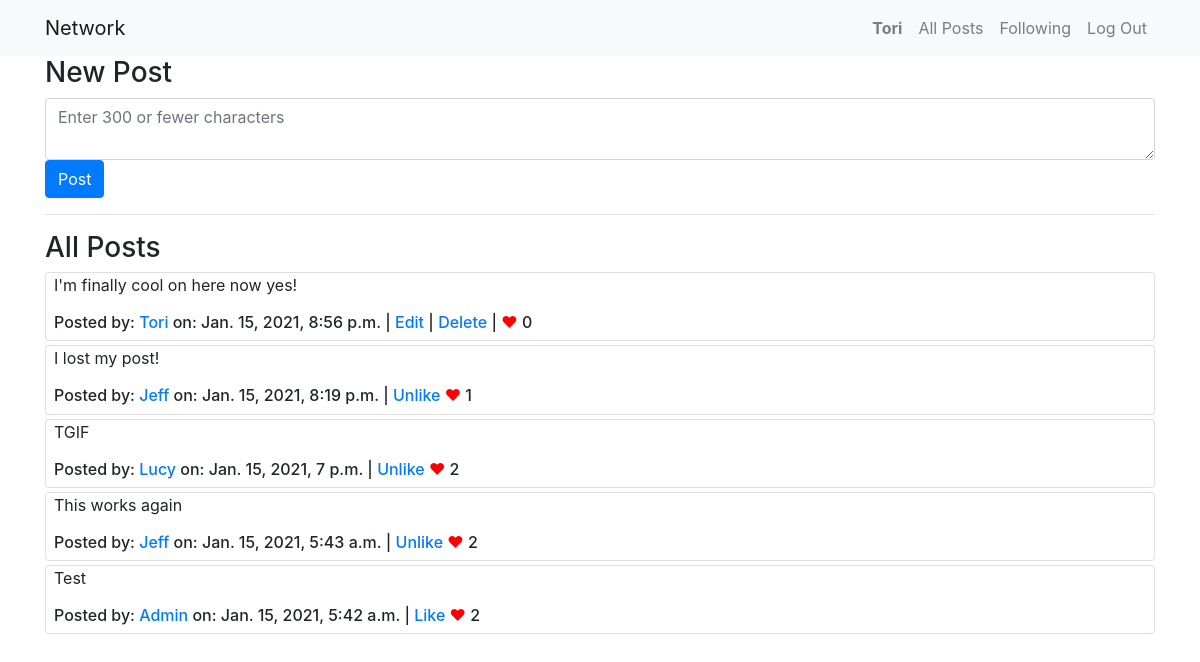
Page / (signed in) on the committed database.
### network/models.py (models this page shows)
class User(AbstractUser):
    pass

class Post(models.Model):
    owner = models.CharField(max_length=50)
    content = models.CharField(max_length=300)
    created_date = models.DateTimeField(auto_now_add=True)
    liked = models.ManyToManyField('User', default=None, blank=True, related_name='likes')

### network/views.py (the view)
# urls.py: path("", views.index, name="index"),
def index(request):
    return render(request, "network/index.html", {
        "allPosts": Post.objects.order_by('-created_date')
    })

### network/templates/network/index.html (shortened to what this page needs)
{% extends "network/layout.html" %}
{% block body %}
    <div class="container">
    {% if user.is_authenticated %}
        <h3>New Post</h3>
        <form action="{% url 'new_post' %}" method="post">
            <textarea name="new-post" id="new-post" cols="30" rows="2" class="form-control" placeholder="Enter 300 or fewer characters"></textarea>
            <input type="submit" value="Post" class="btn btn-primary">
        </form>
        <hr>
    {% endif %}
        <h3>All Posts</h3>
        {% include 'network/card.html' %}
    </div>
{% endblock %}

### network/templates/network/layout.html (shortened to what this page needs)
{% load static %}
<!DOCTYPE html>
<html lang="en">
    <head>
        <link rel="stylesheet" href="https://stackpath.bootstrapcdn.com/bootstrap/4.4.1/css/bootstrap.min.css">
        <link href="{% static 'network/styles.css' %}" rel="stylesheet">
    </head>
    <body>
        <nav class="navbar navbar-expand-lg navbar-light bg-light align-items-left">
            <div class="container">
            <a class="navbar-brand" href="{% url 'index' %}">Network</a>
            <div>
              <ul class="navbar-nav mr-auto">
                {% if user.is_authenticated %}
                    <li class="nav-item">
                        <a class="nav-link" href="{% url 'profile' user.username %}"><strong>{{ user.username|capfirst }}</strong></a>
                    </li>
                {% endif %}
                <li class="nav-item">
                  <a class="nav-link" href="{% url 'index' %}">All Posts</a>
                </li>
                {% if user.is_authenticated %}
                    <li class="nav-item">
                        <a class="nav-link" href="{% url 'following' %}">Following</a>
                    </li>
                    <li class="nav-item">
                        <a class="nav-link" href="{% url 'logout' %}">Log Out</a>
                    </li>
                {% endif %}
              </ul>
            </div>
            </div>
        </nav>
        <div class="body">
            {% block body %}
            {% endblock %}
        </div>
    </body>
</html>

### network/templates/network/card.html (shortened to what this page needs)
{% for post in allPosts %}
<div class="card mb-1 px-2">
    <p class="content">{{post.content}}</p>
    <h6>
        Posted by:
        {% if user.is_authenticated %}
        <a href="{% url 'profile' post.owner %}">{{post.owner|capfirst}}</a>
        {% else %}
        {{post.owner|capfirst}}
        {% endif %}
        on: <span class="date">{{post.created_date}}</span>
        |
        {% if user.username == post.owner %}
        <a href="#" class="edit-btn">Edit</a> |
        <a href="#" class="delete-btn" data-postId="{{post.id}}">Delete</a> |
        {% endif %}
        {% if not user.username == post.owner and user.is_authenticated %}
            {% if request.user in post.liked.all %}
            <a href="#" data-postId="{{post.id}}" class="like-btn">Unlike</a>
            {% else %}
            <a href="#" data-postId="{{post.id}}" class="like-btn">Like</a>
            {% endif %}
        {% endif %}
        <span style="color:red;">&hearts;</span> <span class="like-count">{{ post.liked.all.count }}</span>
    </h6>
</div>
{% endfor %}

### rows in the picture
User: username "Tori"
Post: content "I'm finally cool on here now yes!", owner "Tori", created_date "Jan. 15, 2021, 8:56 p.m.", liked.all.count "0"
Post: content "I lost my post!", owner "Jeff", created_date "Jan. 15, 2021, 8:19 p.m.", liked.all.count "1"
Post: content "TGIF", owner "Lucy", created_date "Jan. 15, 2021, 7 p.m.", liked.all.count "2"
Post: content "This works again", owner "Jeff", created_date "Jan. 15, 2021, 5:43 a.m.", liked.all.count "2"
Post: content "Test", owner "Admin", created_date "Jan. 15, 2021, 5:42 a.m.", liked.all.count "2"
